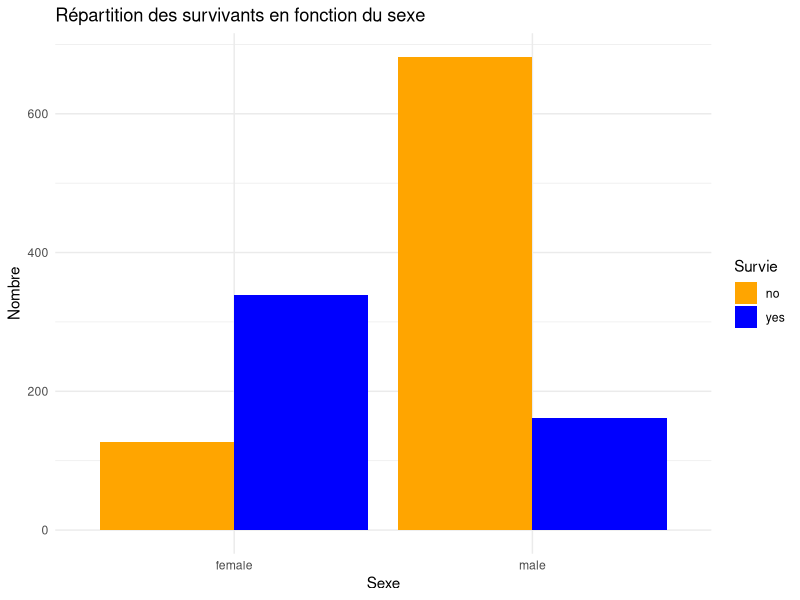
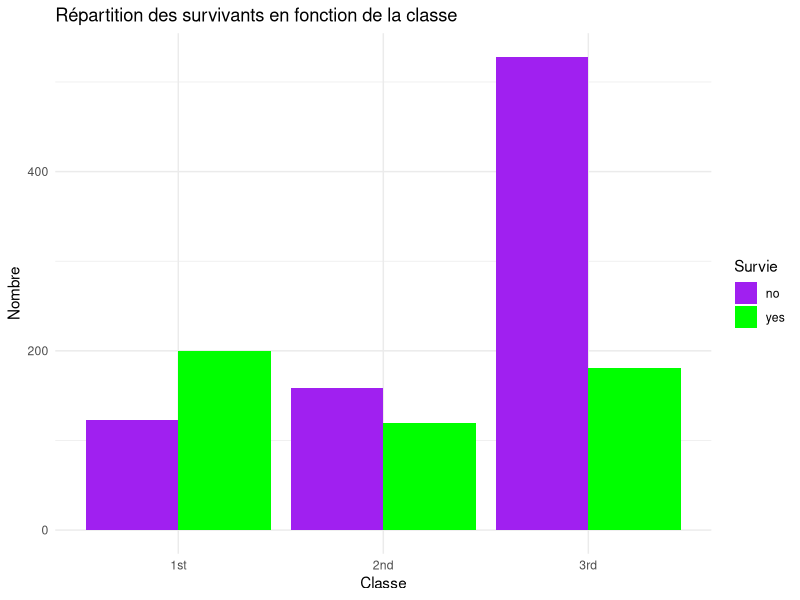
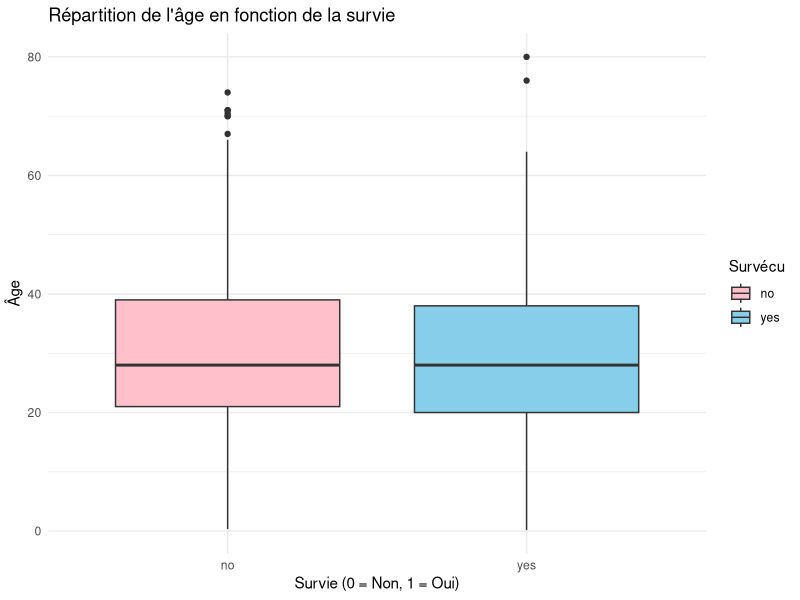

The R source for these figures, in order:
## ---- chunk 1
knitr::opts_chunk$set(echo = TRUE)
## ---- chunk 2
#Charger les données : 
library(carData)
BDD <- TitanicSurvival
## ---- chunk 3
#Présentez les statistiques descriptives
summary(BDD)
## ---- chunk 4
library(ggplot2)
ggplot(BDD, aes(x = sex, fill = survived)) +
  geom_bar(position = "dodge") +
  labs(title = "Répartition des survivants en fonction du sexe",
       x = "Sexe",
       y = "Nombre",
       fill = "Survie") +
  scale_fill_manual(values = c("orange", "blue")) +
  theme_minimal()

## ---- chunk 5
ggplot(BDD, aes(x = passengerClass, fill = survived)) +
  geom_bar(position = "dodge") +
  labs(title = "Répartition des survivants en fonction de la classe",
       x = "Classe",
       y = "Nombre",
       fill = "Survie") +
   scale_fill_manual(values = c("purple", "green")) +
  theme_minimal()
## ---- chunk 6
ggplot(BDD, aes(x = as.factor(survived), y = age, fill = as.factor(survived))) +
  geom_boxplot() +
  labs(title = "Répartition de l'âge en fonction de la survie",
       x = "Survie (0 = Non, 1 = Oui)",
       y = "Âge",
       fill = "Survécu") +
  scale_fill_manual(values = c("pink", "skyblue")) +
  theme_minimal()
